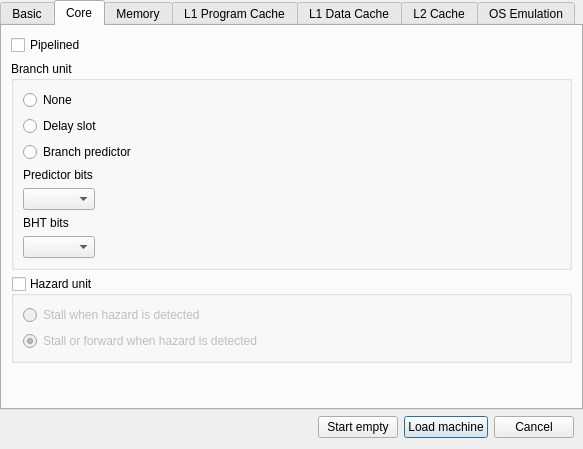
<?xml version="1.0" encoding="UTF-8"?>
<ui version="4.0">
 <class>NewDialog</class>
 <widget class="QDialog" name="NewDialog">
  <property name="geometry">
   <rect>
    <x>0</x>
    <y>0</y>
    <width>583</width>
    <height>449</height>
   </rect>
  </property>
  <property name="windowTitle">
   <string>Dialog</string>
  </property>
  <property name="modal">
   <bool>true</bool>
  </property>
  <layout class="QVBoxLayout" name="verticalLayout">
   <property name="leftMargin">
    <number>0</number>
   </property>
   <property name="topMargin">
    <number>0</number>
   </property>
   <property name="rightMargin">
    <number>0</number>
   </property>
   <item>
    <widget class="QTabWidget" name="tabWidget">
     <property name="currentIndex">
      <number>1</number>
     </property>
     <widget class="QWidget" name="tab">
      <attribute name="title">
       <string>Basic</string>
      </attribute>
      <layout class="QVBoxLayout" name="verticalLayout_5">
       <item>
        <widget class="QGroupBox" name="preset_box">
         <property name="title">
          <string>Preset</string>
         </property>
         <layout class="QVBoxLayout" name="verticalLayout_6">
          <item>
           <widget class="QRadioButton" name="preset_no_pipeline">
            <property name="text">
             <string>No pipeline no cache</string>
            </property>
            <property name="checkable">
             <bool>true</bool>
            </property>
            <property name="checked">
             <bool>false</bool>
            </property>
           </widget>
          </item>
          <item>
           <widget class="QRadioButton" name="preset_no_pipeline_cache">
            <property name="text">
             <string>No pipeline with cache</string>
            </property>
           </widget>
          </item>
          <item>
           <widget class="QRadioButton" name="preset_pipelined_bare">
            <property name="text">
             <string>Pipelined without hazard unit and without cache</string>
            </property>
           </widget>
          </item>
          <item>
           <widget class="QRadioButton" name="preset_pipelined">
            <property name="text">
             <string>Pipelined with hazard unit and cache</string>
            </property>
           </widget>
          </item>
          <item>
           <widget class="QRadioButton" name="preset_custom">
            <property name="text">
             <string>Custom</string>
            </property>
           </widget>
          </item>
         </layout>
        </widget>
       </item>
       <item>
        <widget class="QCheckBox" name="reset_at_compile">
         <property name="text">
          <string>Reset at compile time (reload after make)</string>
         </property>
        </widget>
       </item>
       <item>
        <spacer name="verticalSpacer_3">
         <property name="orientation">
          <enum>Qt::Vertical</enum>
         </property>
         <property name="sizeHint" stdset="0">
          <size>
           <width>20</width>
           <height>40</height>
          </size>
         </property>
        </spacer>
       </item>
       <item>
        <widget class="Line" name="line_2">
         <property name="orientation">
          <enum>Qt::Horizontal</enum>
         </property>
        </widget>
       </item>
       <item>
        <layout class="QHBoxLayout" name="horizontalLayout_3">
         <item>
          <widget class="QLabel" name="label">
           <property name="text">
            <string>Elf executable: </string>
           </property>
          </widget>
         </item>
         <item>
          <widget class="QLineEdit" name="elf_file"/>
         </item>
         <item>
          <widget class="QPushButton" name="pushButton_browse">
           <property name="text">
            <string>Browse</string>
           </property>
          </widget>
         </item>
        </layout>
       </item>
      </layout>
     </widget>
     <widget class="QWidget" name="tab_core">
      <attribute name="title">
       <string>Core</string>
      </attribute>
      <layout class="QVBoxLayout" name="verticalLayout_8">
       <item>
        <widget class="QCheckBox" name="pipelined">
         <property name="text">
          <string>Pipelined</string>
         </property>
        </widget>
       </item>
       <item>
        <widget class="QGroupBox" name="branch_unit">
         <property name="title">
          <string>Branch unit</string>
         </property>
         <property name="checkable">
          <bool>false</bool>
         </property>
         <layout class="QVBoxLayout" name="verticalLayout_2">
          <item>
           <widget class="QRadioButton" name="none">
            <property name="text">
             <string>None</string>
            </property>
           </widget>
          </item>
          <item>
           <widget class="QRadioButton" name="delay_slot">
            <property name="text">
             <string>Delay slot</string>
            </property>
           </widget>
          </item>
          <item>
           <widget class="QRadioButton" name="branch_predictor">
            <property name="text">
             <string>Branch predictor</string>
            </property>
           </widget>
          </item>
          <item>
           <widget class="QLabel" name="predictor_bits_label">
            <property name="enabled">
             <bool>true</bool>
            </property>
            <property name="sizePolicy">
             <sizepolicy hsizetype="Preferred" vsizetype="Preferred">
              <horstretch>0</horstretch>
              <verstretch>0</verstretch>
             </sizepolicy>
            </property>
            <property name="minimumSize">
             <size>
              <width>77</width>
              <height>0</height>
             </size>
            </property>
            <property name="text">
             <string>Predictor bits</string>
            </property>
           </widget>
          </item>
          <item>
           <widget class="QComboBox" name="predictor_bits">
            <property name="sizePolicy">
             <sizepolicy hsizetype="Fixed" vsizetype="Preferred">
              <horstretch>0</horstretch>
              <verstretch>0</verstretch>
             </sizepolicy>
            </property>
            <property name="editable">
             <bool>false</bool>
            </property>
           </widget>
          </item>
          <item>
           <widget class="QLabel" name="bht_bits_label">
            <property name="text">
             <string>BHT bits</string>
            </property>
           </widget>
          </item>
          <item>
           <widget class="QComboBox" name="bht_bits">
            <property name="sizePolicy">
             <sizepolicy hsizetype="Fixed" vsizetype="Preferred">
              <horstretch>0</horstretch>
              <verstretch>0</verstretch>
             </sizepolicy>
            </property>
            <property name="editable">
             <bool>false</bool>
            </property>
           </widget>
          </item>
         </layout>
        </widget>
       </item>
       <item>
        <widget class="QGroupBox" name="hazard_unit">
         <property name="enabled">
          <bool>true</bool>
         </property>
         <property name="title">
          <string>Hazard unit</string>
         </property>
         <property name="checkable">
          <bool>true</bool>
         </property>
         <property name="checked">
          <bool>false</bool>
         </property>
         <layout class="QVBoxLayout" name="verticalLayout_3">
          <item>
           <widget class="QRadioButton" name="hazard_stall">
            <property name="text">
             <string>Stall when hazard is detected</string>
            </property>
           </widget>
          </item>
          <item>
           <widget class="QRadioButton" name="hazard_stall_forward">
            <property name="text">
             <string>Stall or forward when hazard is detected</string>
            </property>
            <property name="checked">
             <bool>true</bool>
            </property>
           </widget>
          </item>
         </layout>
        </widget>
       </item>
       <item>
        <spacer name="verticalSpacer_5">
         <property name="orientation">
          <enum>Qt::Vertical</enum>
         </property>
         <property name="sizeHint" stdset="0">
          <size>
           <width>20</width>
           <height>40</height>
          </size>
         </property>
        </spacer>
       </item>
      </layout>
     </widget>
     <widget class="QWidget" name="tab_memory">
      <attribute name="title">
       <string>Memory</string>
      </attribute>
      <layout class="QVBoxLayout" name="verticalLayout_4">
       <item>
        <widget class="QCheckBox" name="mem_protec_write">
         <property name="text">
          <string>Program memory write protection</string>
         </property>
        </widget>
       </item>
       <item>
        <widget class="QCheckBox" name="mem_protec_exec">
         <property name="text">
          <string>Data memory executable protection</string>
         </property>
        </widget>
       </item>
       <item>
        <widget class="QGroupBox" name="groupBox">
         <property name="title">
          <string>Access time (in cycles)</string>
         </property>
         <layout class="QFormLayout" name="formLayout">
          <item row="0" column="0">
           <widget class="QLabel" name="label_read">
            <property name="text">
             <string>Read:</string>
            </property>
           </widget>
          </item>
          <item row="0" column="1">
           <widget class="QSpinBox" name="mem_access_read">
            <property name="minimum">
             <number>1</number>
            </property>
            <property name="maximum">
             <number>999999999</number>
            </property>
           </widget>
          </item>
          <item row="1" column="0">
           <widget class="QLabel" name="label_write">
            <property name="text">
             <string>Write:</string>
            </property>
           </widget>
          </item>
          <item row="1" column="1">
           <widget class="QSpinBox" name="mem_access_write">
            <property name="minimum">
             <number>1</number>
            </property>
            <property name="maximum">
             <number>999999999</number>
            </property>
           </widget>
          </item>
          <item row="2" column="0">
           <widget class="QLabel" name="label_burts">
            <property name="text">
             <string>Burst:</string>
            </property>
           </widget>
          </item>
          <item row="2" column="1">
           <widget class="QSpinBox" name="mem_access_burst">
            <property name="minimum">
             <number>0</number>
            </property>
            <property name="maximum">
             <number>999999999</number>
            </property>
           </widget>
          </item>
         </layout>
        </widget>
       </item>
       <item>
        <spacer name="verticalSpacer_2">
         <property name="orientation">
          <enum>Qt::Vertical</enum>
         </property>
         <property name="sizeHint" stdset="0">
          <size>
           <width>20</width>
           <height>40</height>
          </size>
         </property>
        </spacer>
       </item>
      </layout>
     </widget>
     <widget class="QWidget" name="tab_l1_program_cache">
      <attribute name="title">
       <string>L1 Program Cache</string>
      </attribute>
     </widget>
     <widget class="QWidget" name="tab_l1_data_cache">
      <attribute name="title">
       <string>L1 Data Cache</string>
      </attribute>
     </widget>
     <widget class="QWidget" name="tab_l2_unified_cache">
      <attribute name="title">
       <string>L2 Cache</string>
      </attribute>
     </widget>
     <widget class="QWidget" name="tab_os_emulation">
      <property name="enabled">
       <bool>true</bool>
      </property>
      <attribute name="title">
       <string>OS Emulation</string>
      </attribute>
      <layout class="QVBoxLayout" name="verticalLayout_7">
       <item>
        <widget class="QCheckBox" name="osemu_enable">
         <property name="text">
          <string>Enable emulation of operating system services</string>
         </property>
         <property name="checked">
          <bool>true</bool>
         </property>
        </widget>
       </item>
       <item>
        <widget class="QCheckBox" name="osemu_known_syscall_stop">
         <property name="text">
          <string>Stop on known system call</string>
         </property>
         <property name="checked">
          <bool>true</bool>
         </property>
        </widget>
       </item>
       <item>
        <widget class="QCheckBox" name="osemu_unknown_syscall_stop">
         <property name="text">
          <string>Stop on unknown system call</string>
         </property>
         <property name="checked">
          <bool>true</bool>
         </property>
        </widget>
       </item>
       <item>
        <widget class="QCheckBox" name="osemu_interrupt_stop">
         <property name="text">
          <string>Stop on interrupt entry</string>
         </property>
         <property name="checked">
          <bool>true</bool>
         </property>
        </widget>
       </item>
       <item>
        <widget class="QCheckBox" name="osemu_exception_stop">
         <property name="text">
          <string>Stop and step over exceptions (overflow, etc.)</string>
         </property>
         <property name="checked">
          <bool>true</bool>
         </property>
        </widget>
       </item>
       <item>
        <layout class="QHBoxLayout" name="horizontalLayout">
         <item>
          <widget class="QLabel" name="label_fs_root">
           <property name="text">
            <string>Filesystem root:</string>
           </property>
          </widget>
         </item>
         <item>
          <widget class="QLineEdit" name="osemu_fs_root"/>
         </item>
         <item>
          <widget class="QPushButton" name="osemu_fs_root_browse">
           <property name="text">
            <string>Browse</string>
           </property>
          </widget>
         </item>
        </layout>
       </item>
       <item>
        <spacer name="verticalSpacer_4">
         <property name="orientation">
          <enum>Qt::Vertical</enum>
         </property>
         <property name="sizeHint" stdset="0">
          <size>
           <width>21</width>
           <height>40</height>
          </size>
         </property>
        </spacer>
       </item>
      </layout>
     </widget>
    </widget>
   </item>
   <item>
    <layout class="QHBoxLayout" name="horizontalLayout_2">
     <property name="leftMargin">
      <number>9</number>
     </property>
     <property name="topMargin">
      <number>0</number>
     </property>
     <property name="rightMargin">
      <number>9</number>
     </property>
     <property name="bottomMargin">
      <number>0</number>
     </property>
     <item>
      <spacer name="horizontalSpacer">
       <property name="orientation">
        <enum>Qt::Horizontal</enum>
       </property>
       <property name="sizeHint" stdset="0">
        <size>
         <width>40</width>
         <height>20</height>
        </size>
       </property>
      </spacer>
     </item>
     <item>
      <widget class="QPushButton" name="pushButton_start_empty">
       <property name="text">
        <string>Start empty</string>
       </property>
      </widget>
     </item>
     <item>
      <widget class="QPushButton" name="pushButton_load">
       <property name="text">
        <string>Load machine</string>
       </property>
       <property name="default">
        <bool>true</bool>
       </property>
      </widget>
     </item>
     <item>
      <widget class="QPushButton" name="pushButton_cancel">
       <property name="text">
        <string>Cancel</string>
       </property>
      </widget>
     </item>
    </layout>
   </item>
  </layout>
 </widget>
 <resources/>
 <connections/>
</ui>
